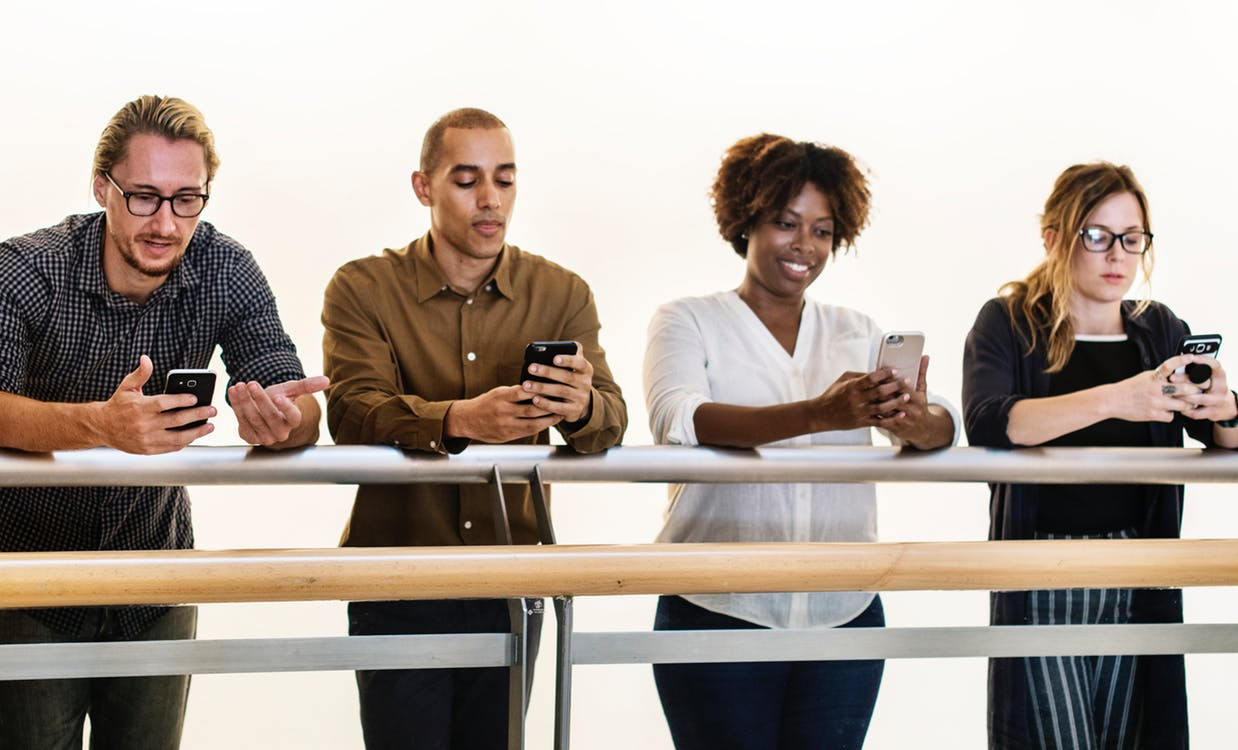
#> input picture people_with_phones.png, 1238 x 750 px
$ python facescrapper.py
#> lines starting #> are read from the running program, lines starting #| are printed output that depends on the picture; after the words box and inside, x2 and y2 are one past the last pixel; in counts of white or black regions, pixels touching at a corner belong together
import cv2
import sys

imagePath = "people_with_phones.png"
cascPath = "frontal_face.xml"

faceCascade = cv2.CascadeClassifier(cascPath)

image = cv2.imread(imagePath)
#> image is the input picture: shape (750, 1238, 3); mean B, G, R 154.5, 163.1, 173.8
gray = cv2.cvtColor(image, cv2.COLOR_BGR2GRAY)
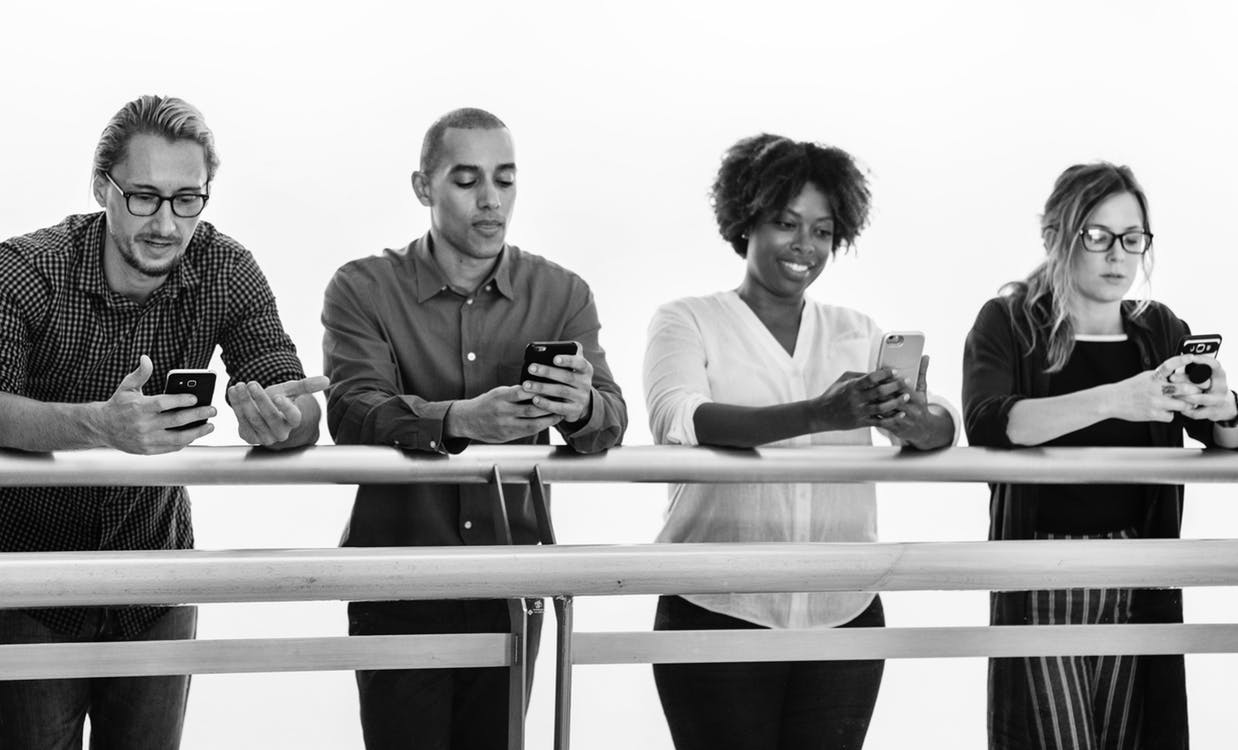
#> gray: shape (750, 1238); min 0, max 255, mean 165.3

faces = faceCascade.detectMultiScale(
    gray,
    scaleFactor=1.1,
    minNeighbors=5,
    minSize=(30,30),
)
#> faces = [[764, 198, 82, 82], [433, 138, 106, 106], [102, 151, 123, 123], [1025, 189, 137, 137]]

print("[INFO] Found {0} Faces!".format(len(faces)))
#| [INFO] Found 4 Faces!

# Draw a rectangle around the faces
for (x, y, w, h) in faces:
    cv2.rectangle(image, (x, y), (x+w, y+h), (0, 255, 0), 2)
    roi_color = image[y:y + h, x:x + w]
    print("[INFO] Object found. Saving locally.")
    cv2.imwrite(str(w) + str(h) + '_faces.jpg', roi_color)
#> this loop made 4 passes
#| [INFO] Object found. Saving locally.
#| [INFO] Object found. Saving locally.
#| [INFO] Object found. Saving locally.
#| [INFO] Object found. Saving locally.
#> pass 1, `roi_color = image[y:y + h, x:x + w]`:
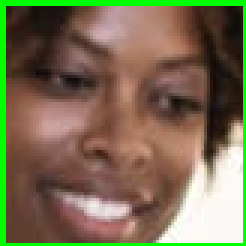
#> roi_color: shape (82, 82, 3) (shown 3 times larger); mean B, G, R 81.6, 110.8, 121.2
#> pass 2, `roi_color = image[y:y + h, x:x + w]`:
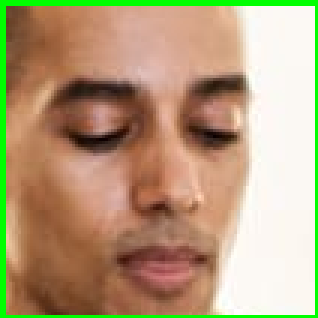
#> roi_color: shape (106, 106, 3) (shown 3 times larger); mean B, G, R 123.3, 158.2, 180.7
#> pass 3, `roi_color = image[y:y + h, x:x + w]`:
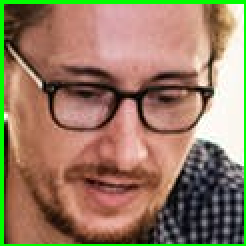
#> roi_color: shape (123, 123, 3) (shown 2 times larger); mean B, G, R 98, 122.7, 149.8
#> after the loop:
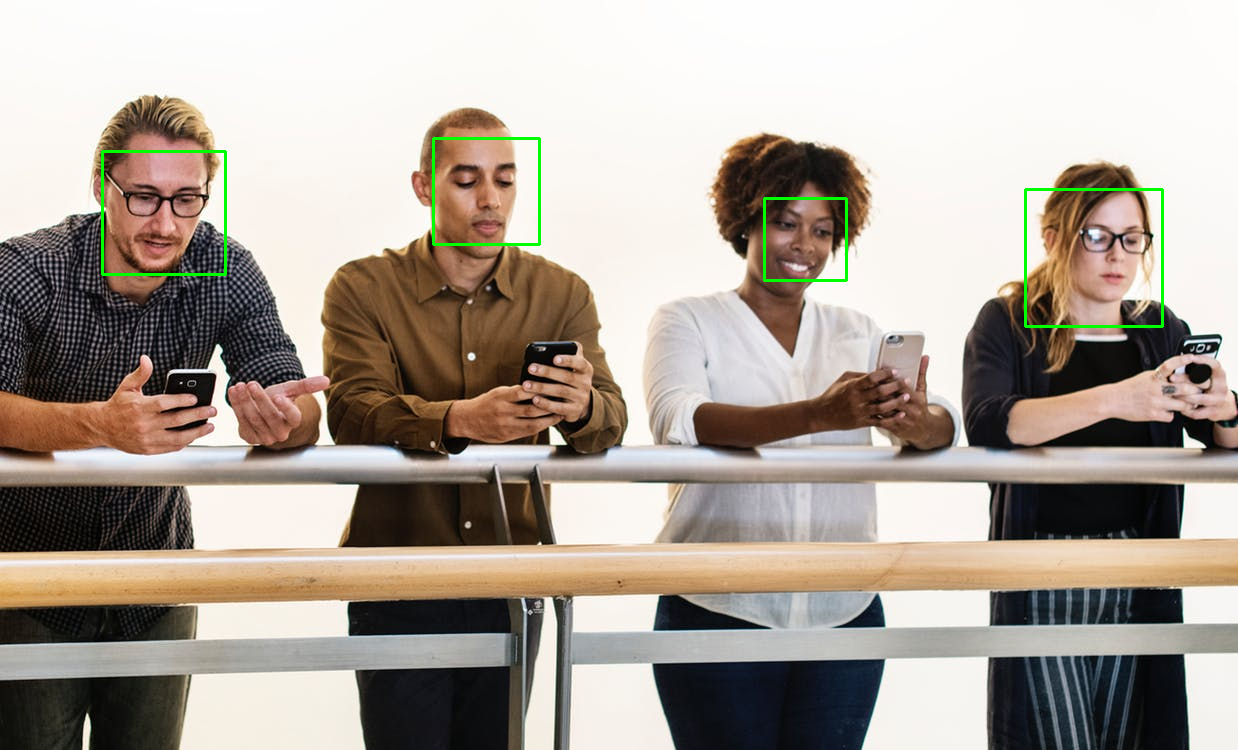
#> image: shape (750, 1238, 3); 0.58% of pixels changed, all inside (x1, y1, x2, y2) = (101, 137, 1164, 328)

status = cv2.imwrite('faces_detected.jpg', image)
print("[INFO] Image faces_detected.jpg written to filesystem: ", status)
#| [INFO] Image faces_detected.jpg written to filesystem:  True

$ run again, with 106106_faces.jpg saved as people_with_phones.png
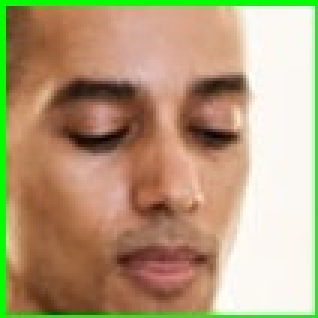
#> input picture 106106_faces.jpg, 106 x 106 px (shown 3 times larger)
#> image is the input picture: shape (106, 106, 3); mean B, G, R 123.4, 157.7, 180.7
#> `gray = cv2.cvtColor(image, cv2.COLOR_BGR2GRAY)`:
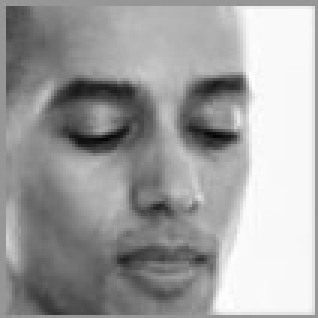
#> gray: shape (106, 106) (shown 3 times larger); min 5, max 255, mean 160.7
#> faces = [[11, 10, 87, 87]]
#| [INFO] Found 1 Faces!
#> the loop `for (x, y, w, h) in faces:` made 1 pass
#> (printed output is left out)
#> after the loop `for (x, y, w, h) in faces:`:
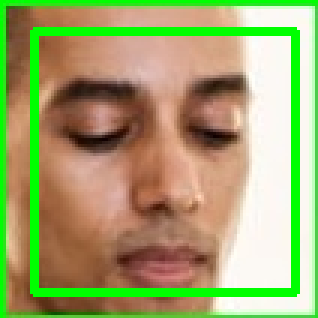
#> image: shape (106, 106, 3) (shown 3 times larger); 9.26% of pixels changed, all inside (x1, y1, x2, y2) = (10, 9, 100, 99)
#| [INFO] Image faces_detected.jpg written to filesystem:  True

$ run again, with 137137_faces.jpg saved as people_with_phones.png
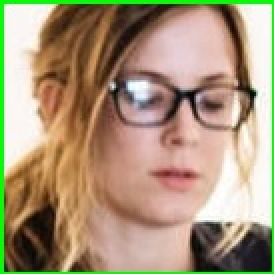
#> input picture 137137_faces.jpg, 137 x 137 px (shown 2 times larger)
#> image is the input picture: shape (137, 137, 3); mean B, G, R 120.6, 149.5, 168.3
#> `gray = cv2.cvtColor(image, cv2.COLOR_BGR2GRAY)`:
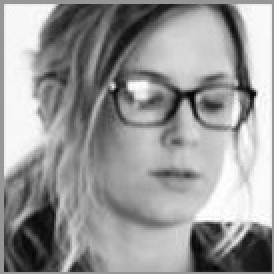
#> gray: shape (137, 137) (shown 2 times larger); min 4, max 255, mean 151.8
#> faces = [[3, 5, 127, 127]]
#| [INFO] Found 1 Faces!
#> the loop `for (x, y, w, h) in faces:` made 1 pass
#> (printed output is left out)
#> after the loop `for (x, y, w, h) in faces:`:
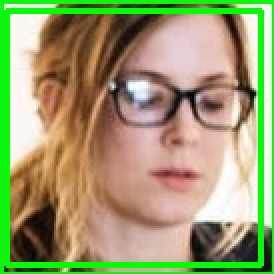
#> image: shape (137, 137, 3) (shown 2 times larger); 8.1% of pixels changed, all inside (x1, y1, x2, y2) = (2, 4, 132, 134)
#| [INFO] Image faces_detected.jpg written to filesystem:  True
